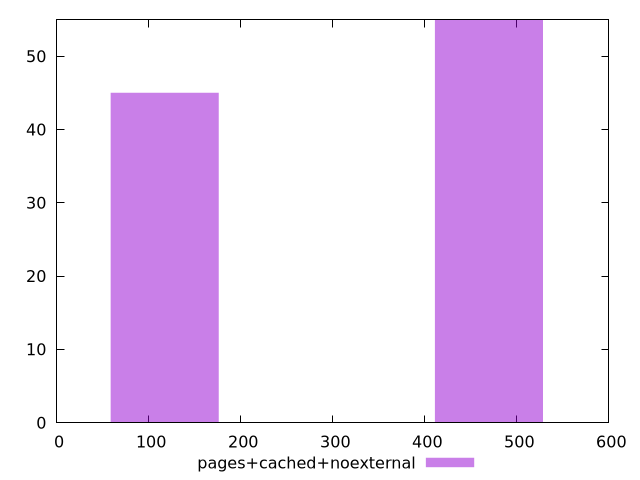

Here is the gnuplot script that generated this plot:
$_pagesCachedNoexternal <<EOF
117.42842121164311 45
469.71368484657245 55
EOF
set key outside below
set terminal pngcairo
set output "report_00006_2020-11-02T20-21-41.718Z/render-blocking-resources/pages+cached+noexternal//raw_hist.png"
set yrange [0:55]
set boxwidth 117.42842121164311
set style fill transparent solid 0.5 noborder
plot $_pagesCachedNoexternal title "pages+cached+noexternal" with boxes ,
